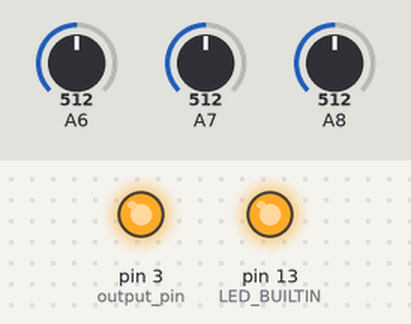
Recording of a sketch running on a simulated Arduino Mega 2560, built with avr-gcc and run on an emulated ATmega2560. Shown: output pins drawn as LEDs (lit = HIGH). The inputs (shaded band) are chosen by the test bench; at power-on: A6 = 512, A7 = 512, A8 = 512.

Above: at 1.2 s.
1.3 s: A6 set to 485
At 1.7 s:
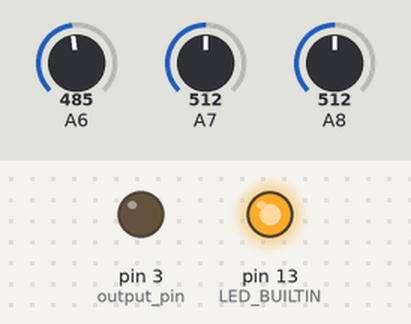
2.8 s: A6 set to 510
At 4.0 s:
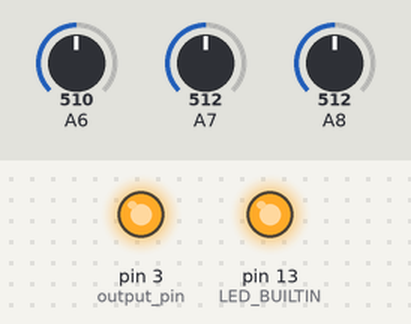
4.3 s: A6 set to 490
At 5.7 s:
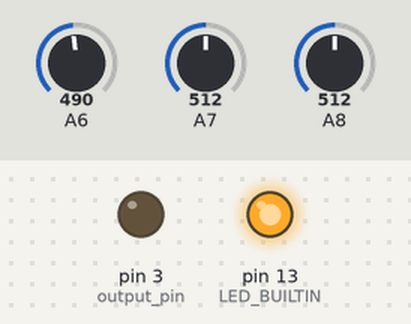
Timing chart, 0 to 7.3 s (numbered marks = the images above; inputs shaded):
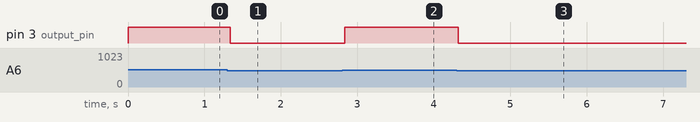

The sketch:

three_input_AND.ino
```cpp
/*************************************************
 * Three_input_AND
 *
 * The purpose of this sketch is to create a three input
 * AND gate for the AVR128DA48
 *
 * * Truth table:
 * 3-input AND truth table:
 * |PD2|PD1|PD0| Y |
 * |---|---|---|---|
 * | 0 | 0 | 0 | 0 |
 * | 0 | 0 | 1 | 0 |
 * | 0 | 1 | 0 | 0 |
 * | 0 | 1 | 1 | 0 |
 * | 1 | 0 | 0 | 0 |
 * | 1 | 0 | 1 | 0 |
 * | 1 | 1 | 0 | 0 |
 * | 1 | 1 | 1 | 1 |
 ************************************************/

//variables to store readings in
int input1;
int input2;
int input3;

//Output pin
int output_pin = 3; //can be set to any pin

void setup() {
  //Set a pin to always on as a voltage source (PC6 or Pin 20)
  pinMode(LED_BUILTIN, OUTPUT);
  digitalWrite(LED_BUILTIN, HIGH);

  //Write to serial
  Serial1.begin(9600);

  //Configure pins to gate inputs
  pinMode(22, INPUT); // PD0
  pinMode(23, INPUT); // PD1
  pinMode(24, INPUT); // PD2


  //Configure output pin for gate
  pinMode(output_pin, OUTPUT); // PA3
}

void loop() {
  //Read input pins voltages
  input1 = analogRead(22);
  input2 = analogRead(23);
  input3 = analogRead(24);

  //Print values to serial monitor for
  Serial1.print(input1);
  Serial1.print("    ");
  Serial1.print(input2);
  Serial1.print("    ");
  Serial1.println(input3);

  // Configure logic gate
  // Using 500 as a minimum to avoid partial voltages
  if(input1 > 500 && input2 > 500 && input3 > 500){
    digitalWrite(output_pin, HIGH);
  } else {
    digitalWrite(output_pin, LOW);
  }
}
```

Measured:
- the behaviour switches between 501 and 500 on A6 (found by bisection; images 0 and 1)
- after the input at 1.3 s, pin 3 (output_pin): HIGH → LOW at once
- after the input at 2.8 s, pin 3 (output_pin): LOW → HIGH at once
- after the input at 4.3 s, pin 3 (output_pin): HIGH → LOW at once
